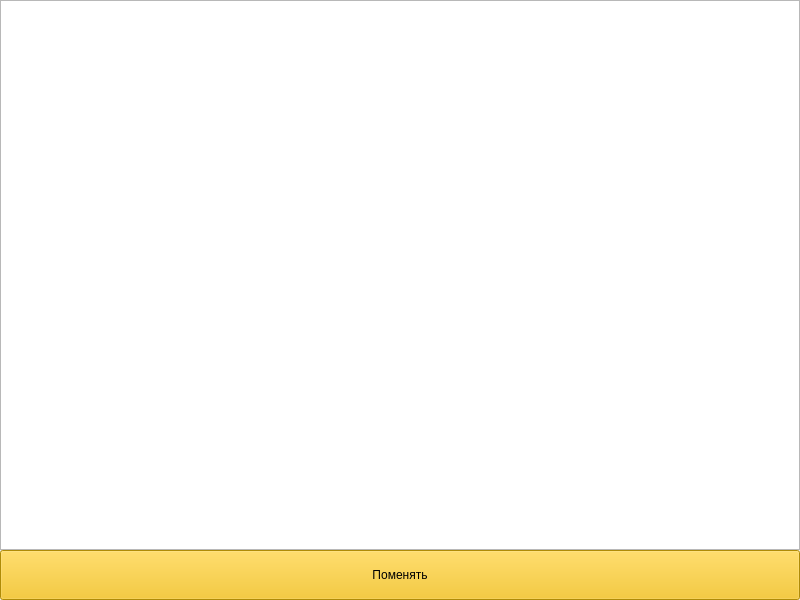
<?xml version="1.0" encoding="UTF-8"?>
<ui version="4.0">
 <class>MainWindow</class>
 <widget class="QMainWindow" name="MainWindow">
  <property name="geometry">
   <rect>
    <x>0</x>
    <y>0</y>
    <width>800</width>
    <height>600</height>
   </rect>
  </property>
  <property name="minimumSize">
   <size>
    <width>800</width>
    <height>600</height>
   </size>
  </property>
  <property name="maximumSize">
   <size>
    <width>800</width>
    <height>600</height>
   </size>
  </property>
  <property name="windowTitle">
   <string>Капучино</string>
  </property>
  <widget class="QWidget" name="centralwidget">
   <property name="minimumSize">
    <size>
     <width>800</width>
     <height>600</height>
    </size>
   </property>
   <property name="maximumSize">
    <size>
     <width>800</width>
     <height>600</height>
    </size>
   </property>
   <widget class="QTableWidget" name="tableWidget">
    <property name="geometry">
     <rect>
      <x>0</x>
      <y>0</y>
      <width>800</width>
      <height>550</height>
     </rect>
    </property>
   </widget>
   <widget class="QPushButton" name="pushButton">
    <property name="geometry">
     <rect>
      <x>0</x>
      <y>550</y>
      <width>800</width>
      <height>50</height>
     </rect>
    </property>
    <property name="styleSheet">
     <string notr="true">font: 16pt &quot;Segoe Print&quot;;
background-color: rgb(245, 194, 10)</string>
    </property>
    <property name="text">
     <string>Поменять</string>
    </property>
   </widget>
  </widget>
 </widget>
 <resources/>
 <connections/>
</ui>
